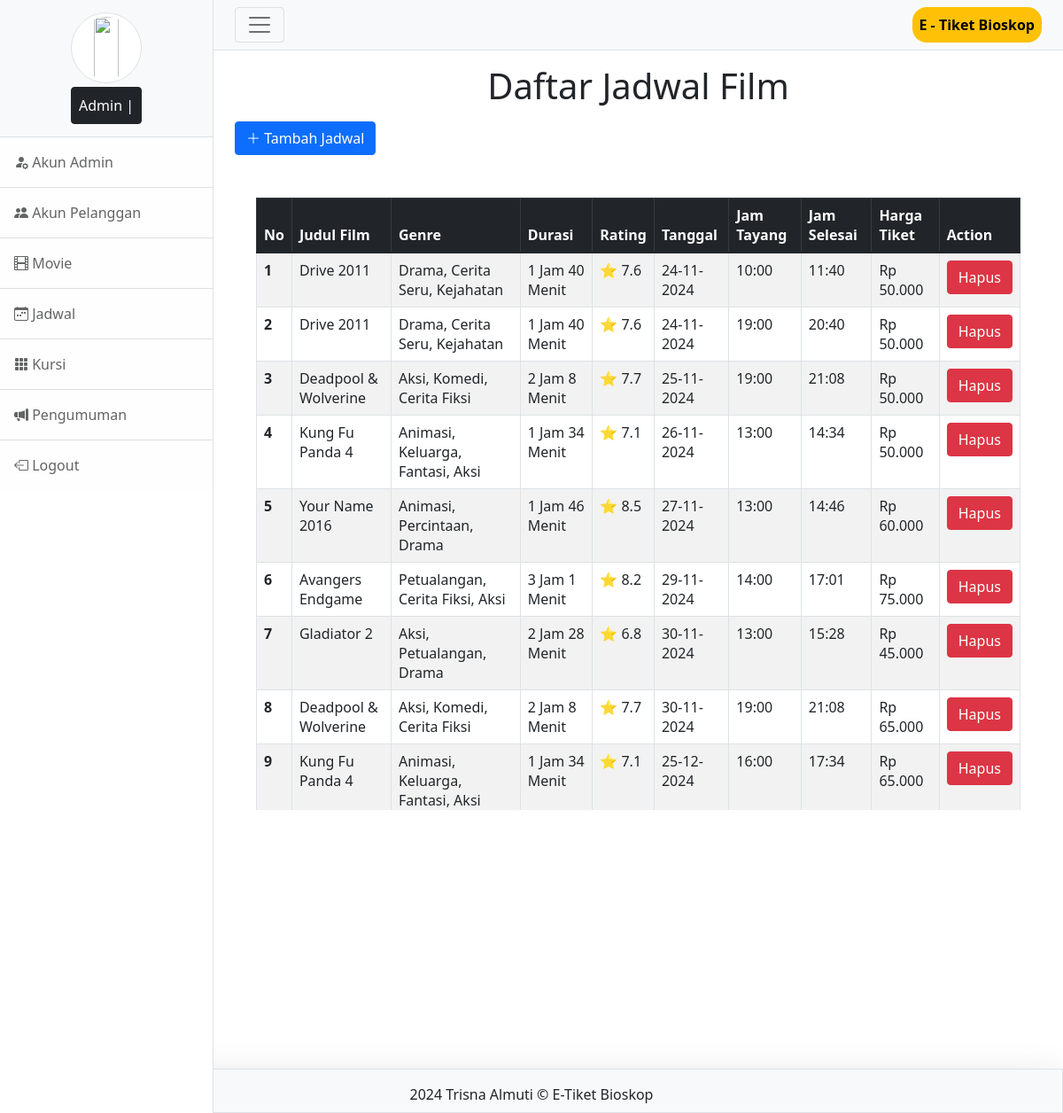
Page /admin/adminjadwal.php on the earlier database version.
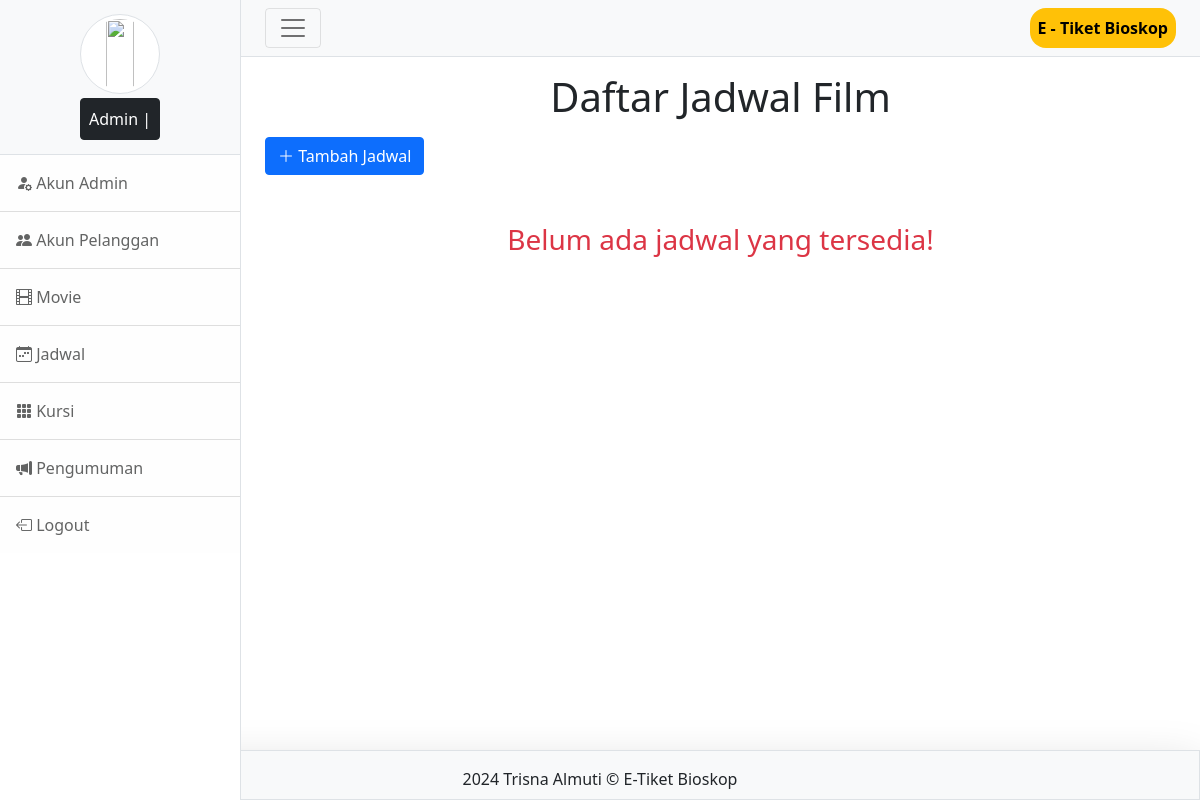
Same page on the later database version.
### tables this page shows
CREATE TABLE `jadwal` (
  `jadwal_id` int NOT NULL,
  `film_id` int DEFAULT NULL,
  `tanggal` date DEFAULT NULL,
  `jam_mulai` time DEFAULT NULL,
  `harga` decimal(10,2) NOT NULL
);

CREATE TABLE `film` (
  `film_id` int NOT NULL,
  `judul` varchar(255) DEFAULT NULL,
  `genre` varchar(100) DEFAULT NULL,
  `durasi` int DEFAULT NULL,
  `rating` decimal(2,1) DEFAULT '0.0',
  `sinopsis` text NOT NULL,
  `foto` varchar(255) NOT NULL
);

### function.php (called while the page is built, shortened)
<?php
    function formatDurasi($durasi) {
        $jam = floor($durasi / 60);
        $menit = $durasi % 60;
        return ($jam > 0 ? $jam . " Jam " : "") . $menit . " Menit";
    }
?>

### admin/adminjadwal.php (the view, shortened to what this page needs)
<?php
    include ("../function.php");
?>
<!DOCTYPE html>
<html lang="en">
    <head>
        <link rel="stylesheet" href="../css/bootstrap.css">
        <link rel="stylesheet" href="../all.min.css">
        <link href="css/styles.css" rel="stylesheet" />
    </head>
    <body>
        <div class="d-flex" id="wrapper">
            <?php require "sidebar.php"; ?>
            <div id="page-content-wrapper">
                <nav class="navbar navbar-expand-lg navbar-light bg-light border-bottom">
                    <div class="container-fluid">
                        <button class="navbar-toggler d-block" id="sidebarToggle">
                            <span class="navbar-toggler-icon"></span>
                        </button>
                        <span class="navbar-text bg-warning rounded-4 p-2 text-bg-warning">
                            <strong>
                                <?php require "../judul.php"; ?>
                            </strong>
                        </span>
                    </div>
                </nav>
                <div class="container-fluid">
            <div class="row">
        <div class="col-md-12" >
            <h1 class="text-center my-3">Daftar Jadwal Film</h1>
            <button type="button" class="btn btn-primary" data-bs-toggle="modal" data-bs-target="#tambahFilm">
            <i class="bi bi-plus-lg"></i> Tambah Jadwal
            </button>
            <br>
            <?php
            $query = mysqli_query($conn, "
                SELECT jadwal.jadwal_id,
                    film.judul,
                    film.genre,
                    film.durasi,
                    film.rating,
                    jadwal.tanggal,
                    jadwal.jam_mulai,
                    jadwal.harga
                FROM jadwal
                JOIN film ON jadwal.film_id = film.film_id
                ORDER BY jadwal.tanggal ASC, jadwal.jam_mulai ASC;
            ");
            ?>
            <?php if(mysqli_num_rows($query) > 0) { ?>
            <div class="container my-5 table-responsive" style="max-height: 55vh;">
                <table class="table table-striped table-bordered">
                    <thead class="table-dark">
                        <tr>
                            <th scope="col">No</th>
                            <th scope="col">Judul Film</th>
                            <th scope="col">Genre</th>
                            <th scope="col">Durasi</th>
                            <th scope="col">Rating</th>
                            <th scope="col">Tanggal</th>
                            <th scope="col">Jam Tayang</th>
                            <th scope="col">Jam Selesai</th>
                            <th scope="col">Harga Tiket</th>
                            <th scope="col">Action</th>
                        </tr>
                    </thead>
                    <tbody>
                        <?php
                        $no = 1;
                        while($data = mysqli_fetch_array($query)) {
                            $jam_mulai = strtotime($data['jam_mulai']);
                            $durasi = $data['durasi'] * 60;
                            $jam_selesai = date("H:i", $jam_mulai + $durasi);
                        ?>
                        <tr>
                            <th scope="row"><?php echo $no++; ?></th>
                            <td><?php echo $data['judul']; ?></td>
                            <td><?php echo $data['genre']; ?></td>
                            <td><?php echo formatDurasi($data['durasi']); ?></td>
                            <td>⭐ <?php echo $data['rating']; ?></td>
                            <td><?php echo date("d-m-Y", strtotime($data['tanggal'])); ?></td>
                            <td><?php echo date("H:i", strtotime($data['jam_mulai'])); ?></td>
                            <td><?php echo $jam_selesai; ?></td>
                            <td>Rp <?php echo number_format($data['harga'], 0, ',', '.'); ?></td>
                            <td>
                                <a href="hapusjadwal.php?jadwal_id=<?php echo $data['jadwal_id']; ?>" class="btn btn-danger"
                                onclick="return confirm('Apakah anda yakin ingin menghapus jadwal <?php echo $data['judul']; ?>, Tanggal : <?php echo date('d-m-Y', strtotime($data['tanggal'])); ?> Jam : <?php echo date('H:i', strtotime($data['jam_mulai'])); ?>')">
                                    Hapus
                                </a>
                            </td>
                        </tr>
                        <?php } ?>
                    </tbody>
                </table>
            </div>
            <?php } else { ?>
            <div class="text-center my-5">
                <h3 class="text-danger">Belum ada jadwal yang tersedia!</h3>
            </div>
            <?php } ?>
            <?php require "../footer_fr.php"; ?>
            </div>
                </div>
    </body>
</html>

### admin/sidebar.php (shortened to what this page needs)
<link rel="stylesheet" href="https://cdn.jsdelivr.net/npm/bootstrap-icons@1.11.3/font/bootstrap-icons.min.css">
<div class="border-end bg-white" id="sidebar-wrapper">
    <div class="sidebar-heading border-bottom bg-light">
        <center>
            <img class="rounded-circle img-thumbnail img" src="../img/admin_profil.jpg" alt="" style="width: 40%; height: 80px;"> <br>
            <span class="btn btn-dark p-2 mt-1">Admin | <?php echo $nama; ?></span>
        </center>
    </div>
    <div class="list-group list-group-flush">
    <a class="list-group-item list-group-item-action list-group-item-light p-3" href="admin.php??status=<?php echo $_SESSION['status']; ?>&id=<?php echo $_SESSION['idAdmin']; ?>"><i class="bi bi-person-fill-gear"></i> Akun Admin</a>
    <a class="list-group-item list-group-item-action list-group-item-light p-3" href="adminpelanggan.php??status=<?php echo $_SESSION['status']; ?>&id=<?php echo $_SESSION['idAdmin']; ?>"><i class="bi bi-people-fill"></i> Akun Pelanggan</a>
    <a class="list-group-item list-group-item-action list-group-item-light p-3" href="adminmovie.php??status=<?php echo $_SESSION['status']; ?>&id=<?php echo $_SESSION['idAdmin']; ?>"><i class="bi bi-film"></i> Movie</a>
    <a class="list-group-item list-group-item-action list-group-item-light p-3" href="adminjadwal.php??status=<?php echo $_SESSION['status']; ?>&id=<?php echo $_SESSION['idAdmin']; ?>"><i class="bi bi-calendar-week"></i> Jadwal</a>
    <a class="list-group-item list-group-item-action list-group-item-light p-3" href="adminkursi.php??status=<?php echo $_SESSION['status']; ?>&id=<?php echo $_SESSION['idAdmin']; ?>"><i class="bi bi-grid-3x3-gap-fill"></i> Kursi</a>
    <a class="list-group-item list-group-item-action list-group-item-light p-3" href="adminpengumuman.php??status=<?php echo $_SESSION['status']; ?>&id=<?php echo $_SESSION['idAdmin']; ?>"><i class="bi bi-megaphone-fill"></i> Pengumuman</a>
    <a class="list-group-item list-group-item-action list-group-item-light p-3" href="../logout.php" onclick="return confirm('Apakah kamu yakin ingin keluar!!');"><i class="bi bi-box-arrow-left"></i> Logout</a>
    </div>
</div>

### judul.php
<?php
    echo "E - Tiket Bioskop";
?>

### footer_fr.php
<footer class="bg-light py-3 shadow-lg border fixed-bottom" style="
    right: 0;
    bottom: 0;
    left: 0;
    height: 50px;
    z-index: -1;">
    <div>
        <p class="text-center">
            <?php include "copyright.php"; ?>
        </p>
    </div>
</footer>

### copyright.php
<?php
    echo "2024 Trisna Almuti &copy; E-Tiket Bioskop ";
?>
<link rel="stylesheet" href="https://cdn.jsdelivr.net/npm/bootstrap-icons@1.11.3/font/bootstrap-icons.min.css">

Differences in the rows shown:
removed jadwal: film.judul "Drive 2011", film.genre "Drama, Cerita Seru, Kejahatan", film.durasi "1 Jam 40 Menit", film.rating "7.6", tanggal "24-11-2024", jam_mulai "10:00", jam_mulai.durasi "11:40", harga "50.000"
removed jadwal: film.judul "Drive 2011", film.genre "Drama, Cerita Seru, Kejahatan", film.durasi "1 Jam 40 Menit", film.rating "7.6", tanggal "24-11-2024", jam_mulai "19:00", jam_mulai.durasi "20:40", harga "50.000"
removed jadwal: film.judul "Deadpool & Wolverine", film.genre "Aksi, Komedi, Cerita Fiksi", film.durasi "2 Jam 8 Menit", film.rating "7.7", tanggal "25-11-2024", jam_mulai "19:00", jam_mulai.durasi "21:08", harga "50.000"
removed jadwal: film.judul "Kung Fu Panda 4", film.genre "Animasi, Keluarga, Fantasi, Aksi", film.durasi "1 Jam 34 Menit", film.rating "7.1", tanggal "26-11-2024", jam_mulai "13:00", jam_mulai.durasi "14:34", harga "50.000"
removed jadwal: film.judul "Your Name 2016", film.genre "Animasi, Percintaan, Drama", film.durasi "1 Jam 46 Menit", film.rating "8.5", tanggal "27-11-2024", jam_mulai "13:00", jam_mulai.durasi "14:46", harga "60.000"
removed jadwal: film.judul "Avangers Endgame", film.genre "Petualangan, Cerita Fiksi, Aksi", film.durasi "3 Jam 1 Menit", film.rating "8.2", tanggal "29-11-2024", jam_mulai "14:00", jam_mulai.durasi "17:01", harga "75.000"
removed jadwal: film.judul "Gladiator 2", film.genre "Aksi, Petualangan, Drama", film.durasi "2 Jam 28 Menit", film.rating "6.8", tanggal "30-11-2024", jam_mulai "13:00", jam_mulai.durasi "15:28", harga "45.000"
removed jadwal: film.judul "Deadpool & Wolverine", film.genre "Aksi, Komedi, Cerita Fiksi", film.durasi "2 Jam 8 Menit", film.rating "7.7", tanggal "30-11-2024", jam_mulai "19:00", jam_mulai.durasi "21:08", harga "65.000"
removed jadwal: film.judul "Kung Fu Panda 4", film.genre "Animasi, Keluarga, Fantasi, Aksi", film.durasi "1 Jam 34 Menit", film.rating "7.1", tanggal "25-12-2024", jam_mulai "16:00", jam_mulai.durasi "17:34", harga "65.000"
Other differences:
text no longer shown: "No Judul Film Genre Durasi Rating Tanggal Jam Tayang Jam Selesai Harga Tiket Action"
text now shown: "Belum ada jadwal yang tersedia!"
